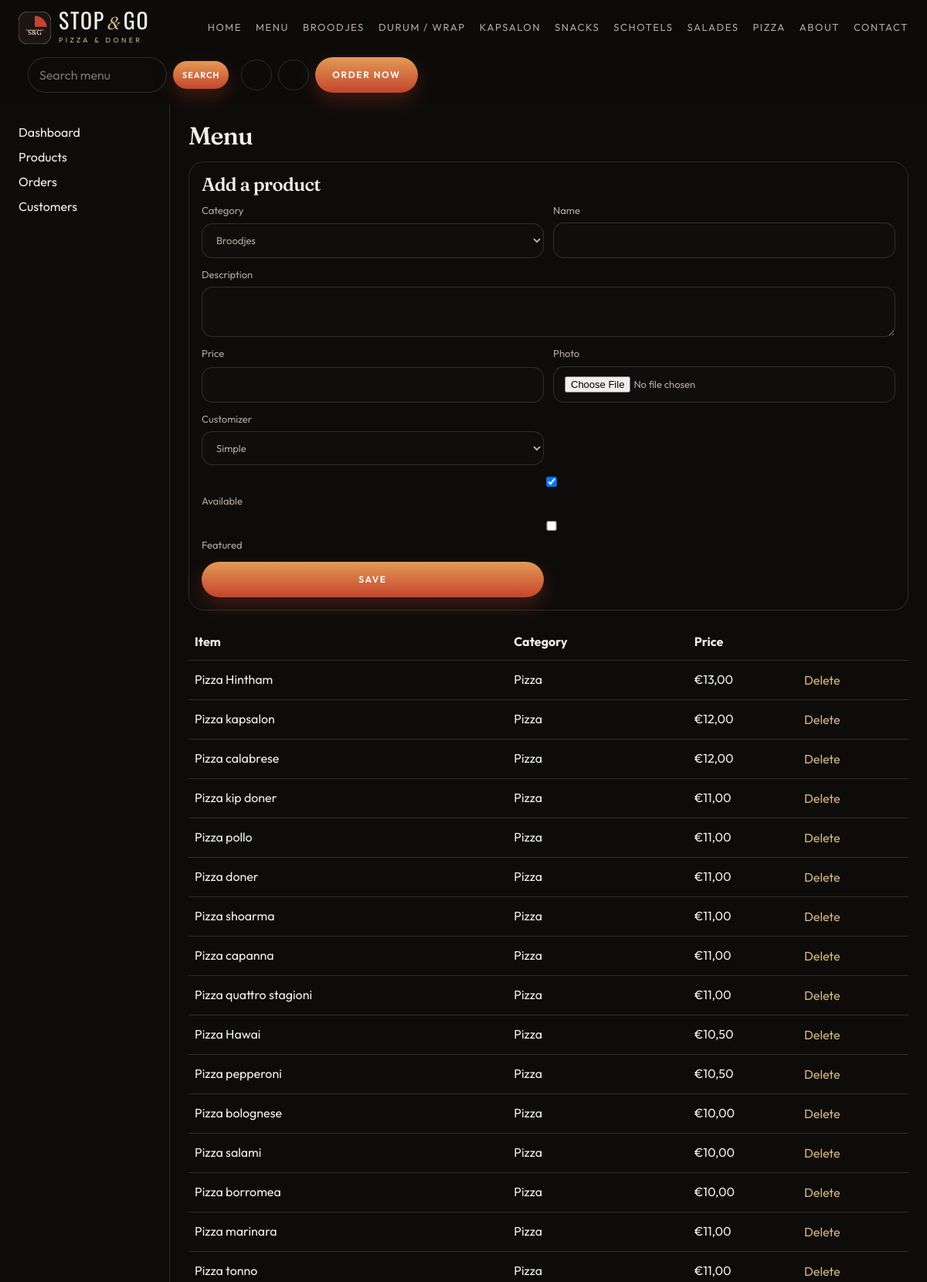
/admin/products.php (signed in, upper part), run on the app's committed database.
### tables this page shows
CREATE TABLE categories (
  id INT UNSIGNED AUTO_INCREMENT PRIMARY KEY,
  name VARCHAR(40) NOT NULL,
  slug VARCHAR(40) NOT NULL UNIQUE,
  description VARCHAR(180) NOT NULL DEFAULT '',
  image VARCHAR(300) NOT NULL DEFAULT ''
);

CREATE TABLE products (
  id INT UNSIGNED AUTO_INCREMENT PRIMARY KEY,
  category_id INT UNSIGNED NOT NULL,
  name VARCHAR(80) NOT NULL,
  description VARCHAR(400) NOT NULL,
  base_price DECIMAL(8,2) NOT NULL,
  compare_at DECIMAL(8,2) NULL,
  image VARCHAR(300) NOT NULL DEFAULT '',
  rating DECIMAL(2,1) NOT NULL DEFAULT 4.8,
  preparation_time INT NOT NULL DEFAULT 15,
  calories INT NOT NULL DEFAULT 0,
  is_available TINYINT(1) NOT NULL DEFAULT 1,
  is_vegetarian TINYINT(1) NOT NULL DEFAULT 0,
  is_spicy TINYINT(1) NOT NULL DEFAULT 0,
  discount_percent INT NOT NULL DEFAULT 0,
  customizer ENUM('pizza','doner','simple') NOT NULL DEFAULT 'simple',
  allergens VARCHAR(180) NOT NULL DEFAULT '',
  featured TINYINT(1) NOT NULL DEFAULT 0,
  builder TINYINT(1) NOT NULL DEFAULT 0,
  default_size VARCHAR(40) NOT NULL DEFAULT '',
  default_crust VARCHAR(40) NOT NULL DEFAULT '',
  default_cheese VARCHAR(40) NOT NULL DEFAULT '',
  default_type VARCHAR(40) NOT NULL DEFAULT '',
  default_bread VARCHAR(40) NOT NULL DEFAULT '',
  default_sauce VARCHAR(40) NOT NULL DEFAULT '',
  created_at DATETIME NOT NULL DEFAULT CURRENT_TIMESTAMP,
  FOREIGN KEY (category_id) REFERENCES categories(id)
);

### includes/bootstrap.php (called while the page is built, shortened)
<?php
require_once __DIR__ . '/../config/database.php';
function e(?string $value): string
{
    return htmlspecialchars((string) $value, ENT_QUOTES, 'UTF-8');
}
function money(float $value): string
{
    return '€' . number_format($value, 2, ',', '');
}
function menu_categories(): array
{
    try {
        return db()->query('SELECT id, name, slug, image FROM categories ORDER BY id')->fetchAll();
    } catch (Throwable $error) {
        return [];
    }
}
function current_user(): ?array
{
    $stmt = db()->prepare('SELECT id, name, email, phone, role FROM users WHERE id = ?');
    $stmt->execute([$_SESSION['user_id']]);
    $user = $stmt->fetch();
    return $user ?: null;
}
function cart(): array
{
    return $_SESSION['cart'] ?? [];
}
function cart_count(): int
{
    $count = 0;
    return $count;
}
function active(string $path): string
{
    $current = parse_url($_SERVER['REQUEST_URI'] ?? '/', PHP_URL_PATH) ?: '/';
    return $current === $path ? 'active' : '';
}

### config/database.php (called while the page is built)
<?php
function db(): PDO
{
    static $pdo = null;
    if ($pdo instanceof PDO) {
        return $pdo;
    }
    $file = dirname(__DIR__) . '/config.php';
    if (!is_file($file)) {
        $file = __DIR__ . '/config.php';
    }
    if (!is_file($file)) {
        $file = __DIR__ . '/config.example.php';
    }
    $config = require $file;
    $dsn = sprintf(
        'mysql:host=%s;dbname=%s;charset=%s',
        $config['db_host'],
        $config['db_name'],
        $config['db_charset'] ?? 'utf8mb4'
    );
    $pdo = new PDO($dsn, $config['db_user'], $config['db_pass'], [
        PDO::ATTR_ERRMODE => PDO::ERRMODE_EXCEPTION,
        PDO::ATTR_DEFAULT_FETCH_MODE => PDO::FETCH_ASSOC,
        PDO::ATTR_EMULATE_PREPARES => false,
    ]);
    return $pdo;
}

### admin/products.php (the view, shortened to what this page needs)
<?php
require __DIR__ . '/../includes/bootstrap.php';
require __DIR__ . '/../includes/layout.php';
$categories = db()->query('SELECT * FROM categories ORDER BY name')->fetchAll();
$products = db()->query('SELECT p.*, c.name AS category_name FROM products p JOIN categories c ON c.id = p.category_id ORDER BY p.id DESC')->fetchAll();
render_header('Products');
?>
<div class="admin">
  <aside>
    <a href="/admin/index.php">Dashboard</a>
    <a href="/admin/products.php">Products</a>
    <a href="/admin/orders.php">Orders</a>
    <a href="/admin/customers.php">Customers</a>
  </aside>
  <div class="admin-main">
    <h1>Menu</h1>
    <form class="admin-form" method="post" enctype="multipart/form-data">
      <h2>Add a product</h2>
      <label>Category<select name="category_id"><?php foreach ($categories as $category): ?><option value="<?= (int) $category['id'] ?>"><?= e($category['name']) ?></option><?php endforeach; ?></select></label>
      <label>Name<input name="name" required></label>
      <label class="span-2">Description<textarea name="description" required></textarea></label>
      <label>Price<input type="number" step="0.01" name="base_price" required></label>
      <label>Photo<input type="file" name="image" accept="image/*"></label>
      <label>Customizer<select name="customizer"><option value="simple">Simple</option><option value="pizza">Pizza</option><option value="doner">Doner</option></select></label>
      <label class="check"><input type="checkbox" name="is_available" checked> Available</label>
      <label class="check"><input type="checkbox" name="featured"> Featured</label>
      <button class="btn btn-primary" type="submit">Save</button>
    </form>
    <div class="table-wrap"><table>
      <tr><th>Item</th><th>Category</th><th>Price</th><th></th></tr>
      <?php foreach ($products as $product): ?>
        <tr>
          <td><?= e($product['name']) ?><?php if (!$product['is_available']): ?><small>Hidden</small><?php endif; ?></td>
          <td><?= e($product['category_name']) ?></td>
          <td><?= money((float) $product['base_price']) ?></td>
          <td><form method="post"><?= csrf_field() ?><input type="hidden" name="action" value="delete"><input type="hidden" name="id" value="<?= (int) $product['id'] ?>"><button type="submit">Delete</button></form></td>
        </tr>
      <?php endforeach; ?>
    </table></div>
  </div>
</div>
<?php render_footer(true);

### includes/layout.php (shortened to what this page needs)
<?php
function logo(string $variant = 'full', string $tone = 'light'): string
{
    $words = $variant === 'mark' ? '' : '<span class="brand-words"><span class="wordmark"><span>STOP</span><span class="amp">&amp;</span><span>GO</span></span>'
        . ($variant === 'full' ? '<span class="brand-sub">Pizza &amp; Doner</span>' : '') . '</span>';
    return '<span class="brand brand-' . $variant . ' brand-' . $tone . '"><svg class="brand-mark" viewBox="0 0 64 64" aria-hidden="true"><rect width="64" height="64" rx="18" class="mark-plate"></rect><path d="M32 8.5c12.4 0 22.6 9.4 23.8 21.5H32V8.5z" class="mark-slice"></path><path d="M14 36.5h36" class="mark-road"></path><text x="32" y="46" text-anchor="middle" class="mark-letters">S&amp;G</text></svg>' . $words . '</span>';
}
function icon(string $name): string
{
    $paths = [
        'search' => '<circle cx="11" cy="11" r="7"></circle><path d="M16 16l5 5"></path>',
        'user' => '<circle cx="12" cy="8" r="4"></circle><path d="M4 20c1.5-3.5 4-5 8-5s6.5 1.5 8 5"></path>',
        'cart' => '<path d="M4 5h2l2.2 10.2a2 2 0 0 0 2 1.6h7.6a2 2 0 0 0 2-1.5L21 8H7"></path><circle cx="10" cy="20" r="1.4"></circle><circle cx="18" cy="20" r="1.4"></circle>',
        'menu' => '<path d="M4 7h16M4 12h16M4 17h16"></path>',
        'close' => '<path d="M6 6l12 12M18 6L6 18"></path>',
        'home' => '<path d="M4 11l8-7 8 7v8H4z"></path>',
    ];
    return '<svg viewBox="0 0 24 24" fill="none" stroke="currentColor" stroke-width="1.7">' . ($paths[$name] ?? '') . '</svg>';
}
function render_header(string $title): void
{
    $user = current_user();
    $count = cart_count();
    $account = $user ? '/orders.php' : '/login.php';
    ?>
<!DOCTYPE html>
<html lang="en">
<head>
  <link rel="stylesheet" href="/assets/css/styles.css">
</head>
<body>
<div class="app-shell">
  <header class="site-header" id="site-header">
    <div class="nav-inner">
      <a class="brand-link" href="/" aria-label="STOP&amp;GO home"><?= logo() ?></a>
      <nav class="nav-links" aria-label="Primary">
        <a class="<?= active('/index.php') || active('/') ? 'active' : '' ?>" href="/">Home</a>
        <a class="<?= active('/menu.php') ?>" href="/menu.php">Menu</a>
        <?php foreach (menu_categories() as $cat): ?>
          <a href="/menu.php?category=<?= e($cat['slug']) ?>"><?= e($cat['name']) ?></a>
        <?php endforeach; ?>
        <a class="<?= active('/about.php') ?>" href="/about.php">About</a>
        <a class="<?= active('/contact.php') ?>" href="/contact.php">Contact</a>
      </nav>
      <form class="nav-search" action="/menu.php" method="get">
        <input type="search" name="q" placeholder="Search menu" aria-label="Search the menu" value="<?= e($_GET['q'] ?? '') ?>">
        <button class="btn btn-primary btn-small" type="submit">Search</button>
      </form>
      <div class="nav-tools">
        <a class="icon-btn" href="<?= e($account) ?>" aria-label="Account"><?= icon('user') ?></a>
        <a class="icon-btn cart-btn" href="/cart.php" aria-label="Cart, <?= $count ?> items"><?= icon('cart') ?><?php if ($count): ?><span class="cart-count"><?= $count ?></span><?php endif; ?></a>
        <a class="btn btn-primary nav-order" href="/menu.php">Order Now</a>
      </div>
    </div>
  </header>
  <main id="main" class="page-fade">
    <?php
}
function render_footer(bool $admin = false): void
{
    if (!$admin) {
        ?>
  </main>
  <footer class="site-footer">
    <div><?= logo() ?><p>Freshly baked pizza and perfectly seasoned doner, crafted your way.</p></div>
    <div><h3>Visit</h3><p>120 Market Street<br>Your City<br>Daily 11:00 – 23:00</p></div>
    <div><h3>Order</h3><a href="/menu.php">Menu</a><a href="/cart.php">Cart</a><a href="/orders.php">Orders</a></div>
    <div><h3>House</h3><a href="/about.php">About</a><a href="/contact.php">Contact</a><a href="/login.php">Account</a></div>
  </footer>
  <nav class="mobile-nav" aria-label="Mobile">
    <a href="/"><span><?= icon('home') ?></span><span>Home</span></a>
    <a href="/menu.php"><span><?= icon('menu') ?></span><span>Menu</span></a>
    <a href="/menu.php"><span><?= icon('search') ?></span><span>Search</span></a>
    <a href="/cart.php"><span><?= icon('cart') ?></span><span>Cart</span></a>
    <a href="/login.php"><span><?= icon('user') ?></span><span>Account</span></a>
  </nav>
        <?php
    } else {
        echo '</main>';
    }
    ?>
</div>
</body>
</html>
    <?php
}

### assets/css/styles.css (style rules this page uses)
:root { --bg: #0e0c0b; --bg-2: #171311; --bg-3: #241c17; --cream: #f4efe6; --cream-2: #e7dfd2; --ink: #161311; --muted: #b3a79b; --muted-dark: #6d645c; --red: #c4452d; --orange: #e38b45; --gold: #d4b483; --line: rgba(244, 239, 230, 0.14); --shadow: 0 24px 60px rgba(0, 0, 0, 0.35); --sans: "Outfit", sans-serif; --serif: "Fraunces", serif; --cond: "Oswald", sans-serif; color: var(--cream); background: var(--bg); font-family: var(--sans); font-weight: 400; line-height: 1.5; }
* { box-sizing: border-box; }
html { scroll-behavior: smooth; }
body { margin: 0; background: var(--bg); }
img, svg { max-width: 100%; display: block; }
button, input, textarea, select { font: inherit; color: inherit; }
button { cursor: pointer; }
a { color: inherit; text-decoration: none; }
h1, h2, h3 { font-family: var(--serif); font-weight: 560; letter-spacing: -0.03em; line-height: 1.05; margin: 0; }
.app-shell { min-height: 100vh; }
.page-fade { animation: rise 0.55s cubic-bezier(0.22, 1, 0.36, 1); }
.site-header { position: sticky; top: 0; z-index: 100; background: rgba(14, 12, 11, 0.35); backdrop-filter: blur(16px); border-bottom: 1px solid transparent; }
.nav-inner { max-width: 1440px; margin: 0 auto; padding: 14px 24px; display: flex; align-items: center; gap: 16px; flex-wrap: wrap; }
.nav-links { flex-wrap: wrap; row-gap: 6px; }
.brand-link { display: flex; }
.nav-links { display: flex; gap: 18px; margin-left: auto; }
.nav-links a { font-size: 13px; letter-spacing: 0.12em; text-transform: uppercase; color: var(--muted); }
.nav-search { display: flex; align-items: center; gap: 8px; margin-left: 12px; position: relative; z-index: 2; }
.nav-search input { width: 180px; border-radius: 999px; border: 1px solid var(--line); background: rgba(16, 14, 12, 0.8); padding: 10px 14px; }
.nav-search button { border: 0; }
.nav-tools { display: flex; align-items: center; gap: 8px; position: relative; z-index: 2; }
.icon-btn { width: 40px; height: 40px; border-radius: 999px; border: 1px solid var(--line); background: transparent; color: var(--cream); display: grid; place-items: center; }
.icon-btn svg { width: 18px; height: 18px; }
.cart-btn { position: relative; }
.nav-order { padding: 12px 16px; }
.brand { display: flex; align-items: center; gap: 10px; }
.brand-mark { width: 42px; height: 42px; }
.mark-letters { fill: #f4efe6; font-family: var(--serif); font-size: 13px; }
.wordmark { display: flex; align-items: baseline; gap: 2px; font-family: var(--cond); font-size: 28px; letter-spacing: 0.06em; line-height: 0.85; }
.amp { font-family: var(--serif); font-style: italic; color: var(--gold); font-size: 0.82em; margin: 0 1px; }
.brand-sub { display: block; margin-top: 4px; font-size: 9px; letter-spacing: 0.38em; text-transform: uppercase; color: var(--gold); }
.btn { border: 0; border-radius: 999px; padding: 14px 22px; letter-spacing: 0.14em; text-transform: uppercase; font-size: 12px; font-weight: 600; display: inline-flex; align-items: center; justify-content: center; gap: 8px; }
.btn-primary { background: linear-gradient(180deg, #e39a55 0%, #c4452d 100%); color: white; box-shadow: 0 10px 24px rgba(196, 69, 45, 0.28); }
.btn-small { padding: 10px 12px; letter-spacing: 0.08em; font-size: 11px; }
.search-modal input, .form-grid input, .form-grid textarea, .form-grid select, .admin-form input, .admin-form textarea, .admin-form select, .inline-form input, .inline-form select { width: 100%; border-radius: 14px; border: 1px solid var(--line); background: #100e0c; padding: 12px 14px; }
.cart-line-actions button, .table-wrap button, .admin-list button { background: none; border: 0; color: var(--gold); }
.form-grid label, .admin-form label { display: grid; gap: 6px; font-size: 13px; color: var(--muted); }
.span-2 { grid-column: span 2; }
.admin { display: grid; grid-template-columns: 220px 1fr; min-height: calc(100vh - 80px); }
.admin aside { padding: 24px; border-right: 1px solid var(--line); display: flex; flex-direction: column; gap: 8px; }
.admin-main { padding: 24px; }
.table-wrap { overflow: auto; margin-top: 16px; }
table { width: 100%; border-collapse: collapse; }
th, td { text-align: left; padding: 12px 8px; border-bottom: 1px solid var(--line); vertical-align: top; }
.admin-form, .inline-form { display: grid; grid-template-columns: 1fr 1fr; gap: 12px; margin: 16px 0; padding: 16px; border: 1px solid var(--line); border-radius: 20px; }
.admin-form h2, .admin-form .hero-actions, .check { grid-column: 1 / -1; }

### data on the page
categories: name "BROODJES"
categories: name "DURUM / WRAP"
categories: name "KAPSALON"
categories: name "SNACKS"
categories: name "SCHOTELS"
categories: name "SALADES"
categories: name "PIZZA"
products: name "Pizza Hintham", category.name "Pizza", base_price "€13,00"
products: name "Pizza kapsalon", category.name "Pizza", base_price "€12,00"
products: name "Pizza calabrese", category.name "Pizza", base_price "€12,00"
products: name "Pizza kip doner", category.name "Pizza", base_price "€11,00"
products: name "Pizza pollo", category.name "Pizza", base_price "€11,00"
products: name "Pizza doner", category.name "Pizza", base_price "€11,00"
products: name "Pizza shoarma", category.name "Pizza", base_price "€11,00"
products: name "Pizza capanna", category.name "Pizza", base_price "€11,00"
products: name "Pizza quattro stagioni", category.name "Pizza", base_price "€11,00"
products: name "Pizza Hawai", category.name "Pizza", base_price "€10,50"
products: name "Pizza pepperoni", category.name "Pizza", base_price "€10,50"
products: name "Pizza bolognese", category.name "Pizza", base_price "€10,00"
products: name "Pizza salami", category.name "Pizza", base_price "€10,00"
products: name "Pizza borromea", category.name "Pizza", base_price "€10,00"
products: name "Pizza marinara", category.name "Pizza", base_price "€11,00"
products: name "Pizza tonno", category.name "Pizza", base_price "€11,00"

### other printed values
form field category_id "Broodjes"
